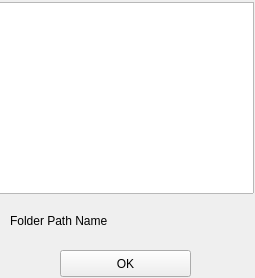
<?xml version="1.0" encoding="UTF-8"?>
<ui version="4.0">
 <class>MainWindow</class>
 <widget class="QMainWindow" name="MainWindow">
  <property name="geometry">
   <rect>
    <x>0</x>
    <y>0</y>
    <width>255</width>
    <height>278</height>
   </rect>
  </property>
  <property name="windowTitle">
   <string>MainWindow</string>
  </property>
  <widget class="QWidget" name="centralwidget">
   <widget class="QTableView" name="tableView">
    <property name="geometry">
     <rect>
      <x>-2</x>
      <y>2</y>
      <width>256</width>
      <height>192</height>
     </rect>
    </property>
   </widget>
   <widget class="QPushButton" name="OkButton">
    <property name="geometry">
     <rect>
      <x>60</x>
      <y>250</y>
      <width>131</width>
      <height>27</height>
     </rect>
    </property>
    <property name="text">
     <string>OK</string>
    </property>
   </widget>
   <widget class="QLabel" name="label">
    <property name="geometry">
     <rect>
      <x>10</x>
      <y>200</y>
      <width>241</width>
      <height>41</height>
     </rect>
    </property>
    <property name="text">
     <string>Folder Path Name</string>
    </property>
    <property name="wordWrap">
     <bool>true</bool>
    </property>
   </widget>
  </widget>
 </widget>
 <resources/>
 <connections/>
</ui>
